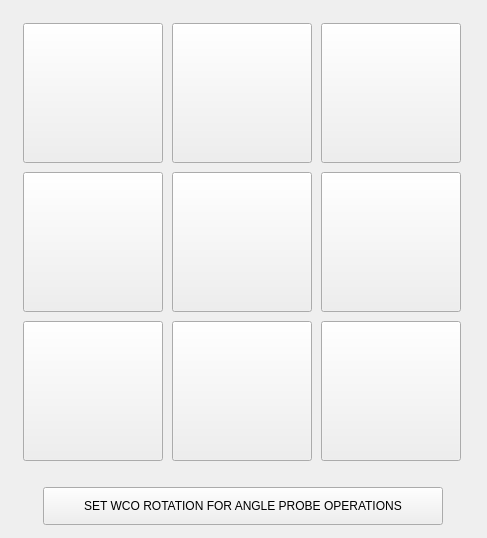
                    <widget class="QWidget" name="Page5">
                     <layout class="QHBoxLayout" name="horizontalLayout_19">
                      <item>
                       <widget class="QWidget" name="widget_17" native="true">
                        <property name="sizePolicy">
                         <sizepolicy hsizetype="Fixed" vsizetype="Fixed">
                          <horstretch>0</horstretch>
                          <verstretch>0</verstretch>
                         </sizepolicy>
                        </property>
                        <layout class="QVBoxLayout" name="verticalLayout_26">
                         <property name="spacing">
                          <number>9</number>
                         </property>
                         <property name="leftMargin">
                          <number>0</number>
                         </property>
                         <property name="topMargin">
                          <number>0</number>
                         </property>
                         <property name="rightMargin">
                          <number>0</number>
                         </property>
                         <property name="bottomMargin">
                          <number>0</number>
                         </property>
                         <item>
                          <widget class="QWidget" name="widget_46" native="true">
                           <property name="sizePolicy">
                            <sizepolicy hsizetype="Fixed" vsizetype="Fixed">
                             <horstretch>0</horstretch>
                             <verstretch>0</verstretch>
                            </sizepolicy>
                           </property>
                           <property name="minimumSize">
                            <size>
                             <width>465</width>
                             <height>465</height>
                            </size>
                           </property>
                           <property name="maximumSize">
                            <size>
                             <width>465</width>
                             <height>465</height>
                            </size>
                           </property>
                           <property name="styleSheet">
                            <string notr="true"/>
                           </property>
                           <layout class="QGridLayout" name="gridLayout_8">
                            <item row="2" column="0">
                             <widget class="SubCallButton" name="probe_top_left_edge_angle">
                              <property name="sizePolicy">
                               <sizepolicy hsizetype="Fixed" vsizetype="Fixed">
                                <horstretch>0</horstretch>
                                <verstretch>0</verstretch>
                               </sizepolicy>
                              </property>
                              <property name="minimumSize">
                               <size>
                                <width>140</width>
                                <height>140</height>
                               </size>
                              </property>
                              <property name="maximumSize">
                               <size>
                                <width>140</width>
                                <height>140</height>
                               </size>
                              </property>
                              <property name="focusPolicy">
                               <enum>Qt::NoFocus</enum>
                              </property>
                              <property name="styleSheet">
                               <string notr="true"/>
                              </property>
                              <property name="text">
                               <string/>
                              </property>
                              <property name="icon">
                               <iconset resource="../resources.qrc">
                                <normaloff>:/images/probe_top_left_edge_angle_r.png</normaloff>:/images/probe_top_left_edge_angle_r.png</iconset>
                              </property>
                              <property name="iconSize">
                               <size>
                                <width>130</width>
                                <height>130</height>
                               </size>
                              </property>
                              <property name="filename" stdset="0">
                               <string>probe_top_left_edge_angle.ngc</string>
                              </property>
                             </widget>
                            </item>
                            <item row="3" column="0">
                             <widget class="SubCallButton" name="probe_corner_y_plus_edge_angle">
                              <property name="sizePolicy">
                               <sizepolicy hsizetype="Fixed" vsizetype="Fixed">
                                <horstretch>0</horstretch>
                                <verstretch>0</verstretch>
                               </sizepolicy>
                              </property>
                              <property name="minimumSize">
                               <size>
                                <width>140</width>
                                <height>140</height>
                               </size>
                              </property>
                              <property name="maximumSize">
                               <size>
                                <width>140</width>
                                <height>140</height>
                               </size>
                              </property>
                              <property name="focusPolicy">
                               <enum>Qt::NoFocus</enum>
                              </property>
                              <property name="styleSheet">
                               <string notr="true"/>
                              </property>
                              <property name="text">
                               <string/>
                              </property>
                              <property name="icon">
                               <iconset resource="../resources.qrc">
                                <normaloff>:/images/probe_corner_y_plus_edge_angle_r.png</normaloff>:/images/probe_corner_y_plus_edge_angle_r.png</iconset>
                              </property>
                              <property name="iconSize">
                               <size>
                                <width>130</width>
                                <height>130</height>
                               </size>
                              </property>
                              <property name="filename" stdset="0">
                               <string>probe_corner_y_plus_edge_angle.ngc</string>
                              </property>
                             </widget>
                            </item>
                            <item row="1" column="0">
                             <widget class="SubCallButton" name="probe_corner_x_plus_edge_angle">
                              <property name="sizePolicy">
                               <sizepolicy hsizetype="Fixed" vsizetype="Fixed">
                                <horstretch>0</horstretch>
                                <verstretch>0</verstretch>
                               </sizepolicy>
                              </property>
                              <property name="minimumSize">
                               <size>
                                <width>140</width>
                                <height>140</height>
                               </size>
                              </property>
                              <property name="focusPolicy">
                               <enum>Qt::NoFocus</enum>
                              </property>
                              <property name="icon">
                               <iconset resource="../resources.qrc">
                                <normaloff>:/images/probe_corner_x_plus_edge_angle_r.png</normaloff>:/images/probe_corner_x_plus_edge_angle_r.png</iconset>
                              </property>
                              <property name="iconSize">
                               <size>
                                <width>130</width>
                                <height>130</height>
                               </size>
                              </property>
                              <property name="filename" stdset="0">
                               <string>probe_corner_x_plus_edge_angle.ngc</string>
                              </property>
                             </widget>
                            </item>
                            <item row="1" column="2">
                             <widget class="SubCallButton" name="probe_corner_y_minus_edge_angle">
                              <property name="sizePolicy">
                               <sizepolicy hsizetype="Fixed" vsizetype="Fixed">
                                <horstretch>0</horstretch>
                                <verstretch>0</verstretch>
                               </sizepolicy>
                              </property>
                              <property name="minimumSize">
                               <size>
                                <width>140</width>
                                <height>140</height>
                               </size>
                              </property>
                              <property name="maximumSize">
                               <size>
                                <width>140</width>
                                <height>140</height>
                               </size>
                              </property>
                              <property name="focusPolicy">
                               <enum>Qt::NoFocus</enum>
                              </property>
                              <property name="styleSheet">
                               <string notr="true"/>
                              </property>
                              <property name="text">
                               <string/>
                              </property>
                              <property name="icon">
                               <iconset resource="../resources.qrc">
                                <normaloff>:/images/probe_corner_y_minus_edge_angle_r.png</normaloff>:/images/probe_corner_y_minus_edge_angle_r.png</iconset>
                              </property>
                              <property name="iconSize">
                               <size>
                                <width>130</width>
                                <height>130</height>
                               </size>
                              </property>
                              <property name="filename" stdset="0">
                               <string>probe_corner_y_minus_edge_angle.ngc</string>
                              </property>
                             </widget>
                            </item>
                            <item row="2" column="1">
                             <widget class="SubCallButton" name="probe_z_minus_edge">
                              <property name="sizePolicy">
                               <sizepolicy hsizetype="Fixed" vsizetype="Fixed">
                                <horstretch>0</horstretch>
                                <verstretch>0</verstretch>
                               </sizepolicy>
                              </property>
                              <property name="minimumSize">
                               <size>
                                <width>140</width>
                                <height>140</height>
                               </size>
                              </property>
                              <property name="maximumSize">
                               <size>
                                <width>140</width>
                                <height>140</height>
                               </size>
                              </property>
                              <property name="focusPolicy">
                               <enum>Qt::NoFocus</enum>
                              </property>
                              <property name="styleSheet">
                               <string notr="true"/>
                              </property>
                              <property name="text">
                               <string/>
                              </property>
                              <property name="icon">
                               <iconset resource="../resources.qrc">
                                <normaloff>:/images/z_top_r.png</normaloff>:/images/z_top_r.png</iconset>
                              </property>
                              <property name="iconSize">
                               <size>
                                <width>130</width>
                                <height>130</height>
                               </size>
                              </property>
                              <property name="filename" stdset="0">
                               <string>probe_z_minus_wco.ngc</string>
                              </property>
                             </widget>
                            </item>
                            <item row="3" column="2">
                             <widget class="SubCallButton" name="probe_corner_x_minus_edge_angle">
                              <property name="sizePolicy">
                               <sizepolicy hsizetype="Fixed" vsizetype="Fixed">
                                <horstretch>0</horstretch>
                                <verstretch>0</verstretch>
                               </sizepolicy>
                              </property>
                              <property name="minimumSize">
                               <size>
                                <width>140</width>
                                <height>140</height>
                               </size>
                              </property>
                              <property name="maximumSize">
                               <size>
                                <width>140</width>
                                <height>140</height>
                               </size>
                              </property>
                              <property name="focusPolicy">
                               <enum>Qt::NoFocus</enum>
                              </property>
                              <property name="styleSheet">
                               <string notr="true"/>
                              </property>
                              <property name="text">
                               <string/>
                              </property>
                              <property name="icon">
                               <iconset resource="../resources.qrc">
                                <normaloff>:/images/probe_corner_x_minus_edge_angle_r.png</normaloff>:/images/probe_corner_x_minus_edge_angle_r.png</iconset>
                              </property>
                              <property name="iconSize">
                               <size>
                                <width>130</width>
                                <height>130</height>
                               </size>
                              </property>
                              <property name="filename" stdset="0">
                               <string>probe_corner_x_minus_edge_angle.ngc</string>
                              </property>
                             </widget>
                            </item>
                            <item row="2" column="2">
                             <widget class="SubCallButton" name="probe_top_right_edge_angle">
                              <property name="sizePolicy">
                               <sizepolicy hsizetype="Fixed" vsizetype="Fixed">
                                <horstretch>0</horstretch>
                                <verstretch>0</verstretch>
                               </sizepolicy>
                              </property>
                              <property name="minimumSize">
                               <size>
                                <width>140</width>
                                <height>140</height>
                               </size>
                              </property>
                              <property name="maximumSize">
                               <size>
                                <width>140</width>
                                <height>140</height>
                               </size>
                              </property>
                              <property name="focusPolicy">
                               <enum>Qt::NoFocus</enum>
                              </property>
                              <property name="styleSheet">
                               <string notr="true"/>
                              </property>
                              <property name="text">
                               <string/>
                              </property>
                              <property name="icon">
                               <iconset resource="../resources.qrc">
                                <normaloff>:/images/probe_top_right_edge_angle_r.png</normaloff>:/images/probe_top_right_edge_angle_r.png</iconset>
                              </property>
                              <property name="iconSize">
                               <size>
                                <width>130</width>
                                <height>130</height>
                               </size>
                              </property>
                              <property name="filename" stdset="0">
                               <string>probe_top_right_edge_angle.ngc</string>
                              </property>
                             </widget>
                            </item>
                            <item row="1" column="1">
                             <widget class="SubCallButton" name="probe_top_back_edge_angle">
                              <property name="sizePolicy">
                               <sizepolicy hsizetype="Fixed" vsizetype="Fixed">
                                <horstretch>0</horstretch>
                                <verstretch>0</verstretch>
                               </sizepolicy>
                              </property>
                              <property name="minimumSize">
                               <size>
                                <width>140</width>
                                <height>140</height>
                               </size>
                              </property>
                              <property name="maximumSize">
                               <size>
                                <width>140</width>
                                <height>140</height>
                               </size>
                              </property>
                              <property name="focusPolicy">
                               <enum>Qt::NoFocus</enum>
                              </property>
                              <property name="styleSheet">
                               <string notr="true"/>
                              </property>
                              <property name="text">
                               <string/>
                              </property>
                              <property name="icon">
                               <iconset resource="../resources.qrc">
                                <normaloff>:/images/probe_top_back_edge_angle_r.png</normaloff>:/images/probe_top_back_edge_angle_r.png</iconset>
                              </property>
                              <property name="iconSize">
                               <size>
                                <width>130</width>
                                <height>130</height>
                               </size>
                              </property>
                              <property name="filename" stdset="0">
                               <string>probe_top_back_edge_angle.ngc</string>
                              </property>
                             </widget>
                            </item>
                            <item row="3" column="1">
                             <widget class="SubCallButton" name="probe_top_front_edge_angle">
                              <property name="sizePolicy">
                               <sizepolicy hsizetype="Fixed" vsizetype="Fixed">
                                <horstretch>0</horstretch>
                                <verstretch>0</verstretch>
                               </sizepolicy>
                              </property>
                              <property name="minimumSize">
                               <size>
                                <width>140</width>
                                <height>140</height>
                               </size>
                              </property>
                              <property name="maximumSize">
                               <size>
                                <width>140</width>
                                <height>140</height>
                               </size>
                              </property>
                              <property name="focusPolicy">
                               <enum>Qt::NoFocus</enum>
                              </property>
                              <property name="styleSheet">
                               <string notr="true"/>
                              </property>
                              <property name="text">
                               <string/>
                              </property>
                              <property name="icon">
                               <iconset resource="../resources.qrc">
                                <normaloff>:/images/probe_top_front_edge_angle_r.png</normaloff>:/images/probe_top_front_edge_angle_r.png</iconset>
                              </property>
                              <property name="iconSize">
                               <size>
                                <width>130</width>
                                <height>130</height>
                               </size>
                              </property>
                              <property name="filename" stdset="0">
                               <string>probe_top_front_edge_angle.ngc</string>
                              </property>
                             </widget>
                            </item>
                           </layout>
                          </widget>
                         </item>
                         <item>
                          <widget class="QWidget" name="widget_18" native="true">
                           <property name="sizePolicy">
                            <sizepolicy hsizetype="Preferred" vsizetype="Fixed">
                             <horstretch>0</horstretch>
                             <verstretch>0</verstretch>
                            </sizepolicy>
                           </property>
                           <property name="minimumSize">
                            <size>
                             <width>0</width>
                             <height>42</height>
                            </size>
                           </property>
                           <property name="maximumSize">
                            <size>
                             <width>16777215</width>
                             <height>42</height>
                            </size>
                           </property>
                           <layout class="QHBoxLayout" name="horizontalLayout_54">
                            <property name="spacing">
                             <number>0</number>
                            </property>
                            <property name="leftMargin">
                             <number>0</number>
                            </property>
                            <property name="topMargin">
                             <number>1</number>
                            </property>
                            <property name="rightMargin">
                             <number>0</number>
                            </property>
                            <property name="bottomMargin">
                             <number>1</number>
                            </property>
                            <item>
                             <widget class="QPushButton" name="set_wco_offset_Btn">
                              <property name="sizePolicy">
                               <sizepolicy hsizetype="Fixed" vsizetype="Fixed">
                                <horstretch>1</horstretch>
                                <verstretch>0</verstretch>
                               </sizepolicy>
                              </property>
                              <property name="minimumSize">
                               <size>
                                <width>400</width>
                                <height>38</height>
                               </size>
                              </property>
                              <property name="maximumSize">
                               <size>
                                <width>16777215</width>
                                <height>38</height>
                               </size>
                              </property>
                              <property name="focusPolicy">
                               <enum>Qt::NoFocus</enum>
                              </property>
                              <property name="styleSheet">
                               <string notr="true"/>
                              </property>
                              <property name="text">
                               <string>SET WCO ROTATION FOR ANGLE PROBE OPERATIONS</string>
                              </property>
                              <property name="checkable">
                               <bool>true</bool>
                              </property>
                              <property name="checked">
                               <bool>false</bool>
                              </property>
                              <property name="autoExclusive">
                               <bool>true</bool>
                              </property>
                              <property name="default">
                               <bool>false</bool>
                              </property>
                             </widget>
                            </item>
                           </layout>
                          </widget>
                         </item>
                        </layout>
                       </widget>
                      </item>
                     </layout>
                    </widget>
